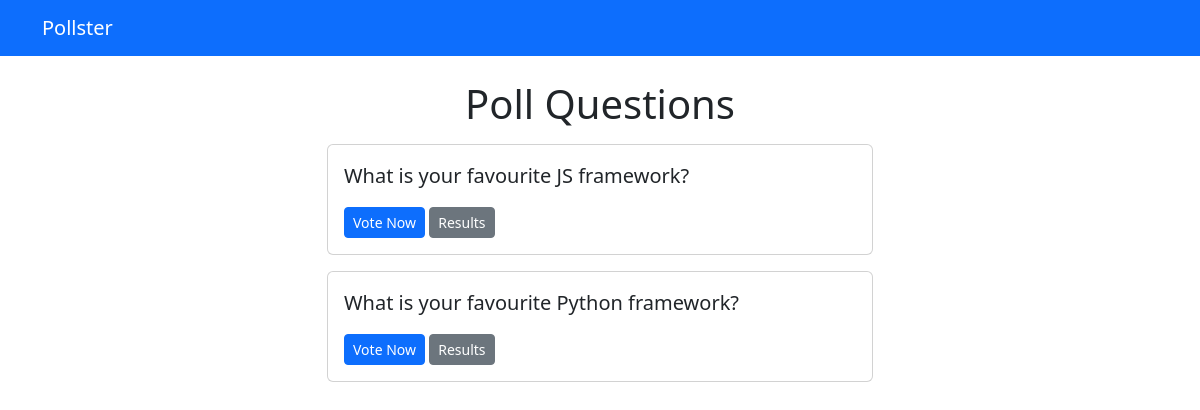
Screenshot of /polls/ with the database file from the repository.
### polls/views.py (the view)
# urls.py: path('', views.index, name='index')
def index(request):
    latest_question_list = Question.objects.order_by('-pub_date')[:5]
    context = {'latest_question_list': latest_question_list}
    return render(request, 'polls/index.html', context)

### templates/polls/index.html
{% extends 'base.html' %}
{% block content %}
    <h1 class="text-center mb-3">Poll Questions</h1>
{% if latest_question_list %}
    {% for question in latest_question_list %}
        <div class="card mb-3">
        <div class="card-body">
            <p class="lead">
                {{ question.question_text }}
            </p>
            <a href="{% url 'polls:detail' question.id %}" class="btn btn-primary btn-sm">Vote Now</a>
            <a href="{% url 'polls:results' question.id %}" class="btn btn-secondary btn-sm">Results</a>
        </div>
        </div>
    {% endfor %}
{% else %}
    <p>No polls available</p>
{% endif %}
{% endblock %}

### rows the page displays
Question: question_text "What is your favourite JS framework?"
Question: question_text "What is your favourite Python framework?"
